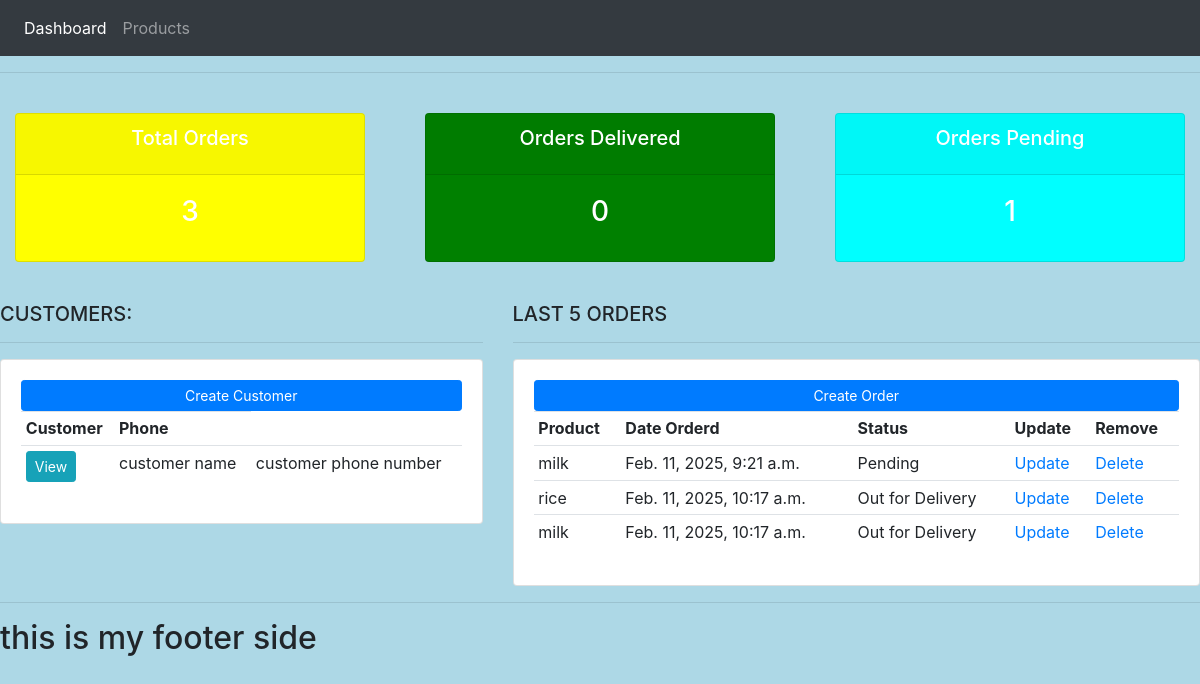
The page / on the database its author committed.
### accounts/models.py (models this page shows)
class Order(models.Model):
    STATUS=(
        ('Pending','Pending'),
        ('Out for Delivery','Out for Delivery'),
        ('Delivered','Delivered'),
    )
    customer=models.ForeignKey(Customer,null=True,on_delete=models.SET_NULL)
    product=models.ForeignKey(Product,null=True,on_delete=models.SET_NULL)
    date_created=models.DateTimeField(auto_now_add=True,null=True)
    status=models.CharField(max_length=200,null=True,choices=STATUS)

class Product(models.Model):
    CATEGORY=(
        ('Indoor','Indoor'),
        ('Out door','Out door'),
    )
    name=models.CharField(max_length=200,null=True)
    price=models.FloatField(null=True)
    category=models.CharField(max_length=200,null=True,choices=CATEGORY)
    description=models.CharField(max_length=200,null=True,blank=True)
    date_created=models.DateTimeField(auto_now_add=True,null=True)
    tags=models.ManyToManyField(Tag)
    def __str__(self):
        return self.name

### accounts/views.py (the view)
# urls.py: path('',views.home,name='home'),
def home(request):
    orders=Order.objects.all()
    total_order=orders.count()
    delivered=orders.filter(status='Delivered').count()
    pending=orders.filter(status='Pending').count()
    context={'orders':orders,
             'total_order':total_order,
             'delivered':delivered,
             'pending':pending}
    return render(request,'accounts/dashboard.html',context)

### templates/accounts/dashboard.html
{% extends 'main.html' %}
{% block content %}
{%  include 'status.html' %}
<br>
<div class="row">
	<div class="col-md-5">
		<h5>CUSTOMERS:</h5>
		<hr>
		<div class="card card-body">
			<a class="btn btn-primary  btn-sm btn-block" href="">Create Customer</a>
			<table class="table table-sm">
				<tr>
					<th>Customer</th>
					<th>Phone</th>
				</tr>
					<tr>
						<td><a class="btn btn-sm btn-info" href="">View</a></td>
						<td>customer name</td>
						<td>customer phone number</td>
					</tr>
			</table>
		</div>
	</div>
	<div class="col-md-7">
		<h5>LAST 5 ORDERS</h5>
		<hr>
		<div class="card card-body">
			<a class="btn btn-primary  btn-sm btn-block" href="">Create Order</a>
			<table class="table table-sm">
				<tr>
					<th>Product</th>
					<th>Date Orderd</th>
					<th>Status</th>
					<th>Update</th>
					<th>Remove</th>
				</tr>
				{% for order in orders %}
					<tr>
						<td>{{order.product}}</td>
						<td>{{order.date_created}}</td>
						<td>{{order.status}}</td>
						<td><a href="">Update</a></td>
						<td><a href="">Delete</a></td>
					</tr>
				{% endfor %}
			</table>
		</div>
	</div>
</div>
{% endblock %}

### templates/main.html (shortened to what this page needs)
<!DOCTYPE html>
<html lang="en">
{% load static %}
<head>
    <link rel="stylesheet" href="https://cdn.jsdelivr.net/npm/bootstrap@4.0.0/dist/css/bootstrap.min.css"
>
    <link rel="stylesheet" href="{% static 'css/main.css' %}">
</head>
<body>
{% include 'navbar.html' %}
<hr>
{% block content %}
{% endblock content  %}
<hr>
<h2>this is my footer side </h2>
</body>
</html>

### templates/navbar.html (shortened to what this page needs)
{% load static %}
<nav class="navbar navbar-expand-lg navbar-dark bg-dark">
  <div class="collapse navbar-collapse" id="navbarNav">
    <ul class="navbar-nav">
      <li class="nav-item active">
        <a class="nav-link" href="">Dashboard</a>
      </li>
      <li class="nav-item">
        <a class="nav-link" href="">Products</a>
      </li>
    </ul>
  </div>
</nav>

### templates/status.html
<br>
<div class="row">
	<div class="col">
		<div class="col-md">
			<div class="card text-center text-white  mb-3" id="total-orders">
			  	<div class="card-header">
			  		<h5 class="card-title">Total Orders</h5>
			  	</div>
			  	<div class="card-body">
			    	<h3 class="card-title">{{total_order}}</h3>
			  	</div>
			</div>
		</div>
	</div>
	<div class="col">
		<div class="col-md">
			<div class="card text-center text-white  mb-3" id="orders-delivered">
			  	<div class="card-header">
			  		<h5 class="card-title">Orders Delivered</h5>
			  	</div>
			  	<div class="card-body">
			    	<h3 class="card-title">{{delivered}}</h3>
			  	</div>
			</div>
		</div>
	</div>
	<div class="col">
		<div class="col-md">
			<div class="card text-center text-white  mb-3" id="orders-pending">
			  	<div class="card-header">
			  		<h5 class="card-title">Orders Pending</h5>
			  	</div>
			  	<div class="card-body">
			    	<h3 class="card-title">{{pending}}</h3>
			  	</div>
			</div>
		</div>
	</div>
</div>

### static/CSS/main.css (style rules this page uses)
body { background-color: lightblue; }
#total-orders { background-color: yellow; }
#orders-delivered { background-color: green; }
#orders-pending { background-color: aqua; }

### rows shown on the page
Order: product "milk", date_created "Feb. 11, 2025, 9:21 a.m.", status "Pending"
Order: product "rice", date_created "Feb. 11, 2025, 10:17 a.m.", status "Out for Delivery"
Order: product "milk", date_created "Feb. 11, 2025, 10:17 a.m.", status "Out for Delivery"

### other values the page prints
{{ total_order }} "3"
{{ delivered }} "0"
{{ pending }} "1"
